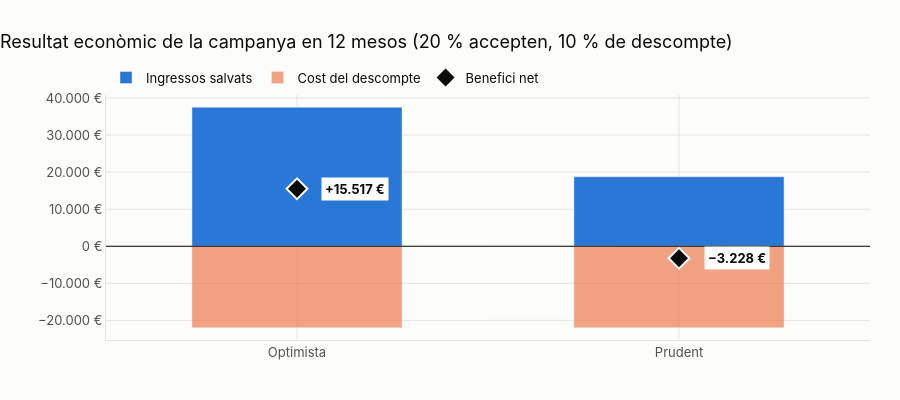

The notebook cell this image was saved under:
### Markdown cell above
## Simulador: campanya de pas a contracte anual

Oferta als **clients mensuals consolidats** actius: un descompte durant 12 mesos a canvi de passar a
contracte d'1 any.

- **Reducció màxima del risc:** $1 - \dfrac{\text{taxa (1 any, ≥ 12 mesos)}}{\text{taxa (mensual, ≥ 12 mesos)}}$.
  És un **màxim**: part de la diferència es deu al contracte (marxar té penalització) i part a **qui
  tria** el contracte anual (clients ja més fidels, autoselecció).
- **Escenari optimista:** tota la reducció és real. **Escenari prudent:** només la meitat.
- **Baixes evitades** = clients que accepten × risc a 12 mesos × reducció × efecte.
- **Ingressos salvats** = baixes evitades × quota mitjana × 12 mesos.
- **Cost del descompte** = clients que accepten × quota mitjana × descompte × 12 mesos. El cobren
  **tots** els que accepten, també els que no haurien marxat.

Supòsits: accepta el 20 % dels clients i el descompte és del 10 %.

### Code cell
actius = actius_perfil(df, scores, "mensuals_consolidats")
red = reduccio_maxima(df)
resultats = {esc: simular_campanya(actius, 0.20, 0.10, red, efecte) for esc, efecte in ESCENARIS.items()}
fig = fig_campanya(resultats, "Resultat econòmic de la campanya en 12 mesos (20 % accepten, 10 % de descompte)")
exportar(fig, "pf_campanya"); fig.show()
print(f"Reducció màxima del risc: {red:.1%}")
print(f"Efecte mínim perquè surti a compte: {efecte_minim_rendible(actius['risc_12m'].mean(), red, 0.10):.1%}")
pd.DataFrame(resultats).T[["accepten", "baixes_sense_campanya", "baixes_evitades",
                           "ingressos_salvats", "cost_descompte", "benefici"]].round(0)

### Figure 1 — Plotly figure (JSON) as saved in the notebook; plotly's stock layout.template omitted (floating-point values rounded to 4 significant figures)
{"data": [{"hovertemplate": "%{x}: %{y:,.0f} €<extra>Ingressos salvats</extra>", "marker": {"color": "#2a78d6"}, "name": "Ingressos salvats", "type": "bar", "x": ["Optimista", "Prudent"], "y": [37490.0, 18740.0]}, {"hovertemplate": "%{x}: %{y:,.0f} €<extra>Cost del descompte</extra>", "marker": {"color": "rgba(235,104,52,0.6)"}, "name": "Cost del descompte", "type": "bar", "x": ["Optimista", "Prudent"], "y": [-21970.0, -21970.0]}, {"hovertemplate": "%{x}: %{y:,.0f} €<extra>Benefici net</extra>", "marker": {"color": "#0b0b0b", "line": {"color": "#fcfcfb", "width": 2}, "size": 16, "symbol": "diamond"}, "mode": "markers", "name": "Benefici net", "type": "scatter", "x": ["Optimista", "Prudent"], "y": [15520.0, -3228.0]}], "layout": {"annotations": [{"bgcolor": "#fcfcfb", "borderpad": 3, "font": {"color": "#0b0b0b", "size": 13}, "showarrow": false, "text": "<b>+15.517 €</b>", "x": "Optimista", "xshift": 58, "y": 15520.0}, {"bgcolor": "#fcfcfb", "borderpad": 3, "font": {"color": "#0b0b0b", "size": 13}, "showarrow": false, "text": "<b>−3.228 €</b>", "x": "Prudent", "xshift": 58, "y": -3228.0}], "bargap": 0.45, "barmode": "relative", "font": {"color": "#52514e", "family": "Inter, Segoe UI, sans-serif", "size": 13}, "height": 400, "hoverlabel": {"bgcolor": "white", "font": {"color": "#0b0b0b"}}, "legend": {"font": {"color": "#0b0b0b"}, "orientation": "h", "x": 0, "xanchor": "left", "y": 1.01, "yanchor": "bottom"}, "margin": {"b": 60, "l": 60, "r": 30, "t": 95}, "paper_bgcolor": "#fcfcfb", "plot_bgcolor": "#fcfcfb", "separators": ",.", "shapes": [{"line": {"color": "#0b0b0b", "width": 1}, "type": "line", "x0": 0, "x1": 1, "xref": "x domain", "y0": 0, "y1": 0, "yref": "y"}], "title": {"font": {"color": "#0b0b0b", "size": 18}, "text": "Resultat econòmic de la campanya en 12 mesos (20 % accepten, 10 % de descompte)", "x": 0, "xanchor": "left"}, "xaxis": {"gridcolor": "#e6e5e0", "linecolor": "#e6e5e0", "title": {"font": {"color": "#52514e"}, "text": ""}, "zeroline": false}, "yaxis": {"automargin": true, "gridcolor": "#e6e5e0", "linecolor": "#e6e5e0", "tickformat": ",.0f", "ticksuffix": " €", "title": {"font": {"color": "#52514e"}, "text": ""}, "zeroline": false}}}
